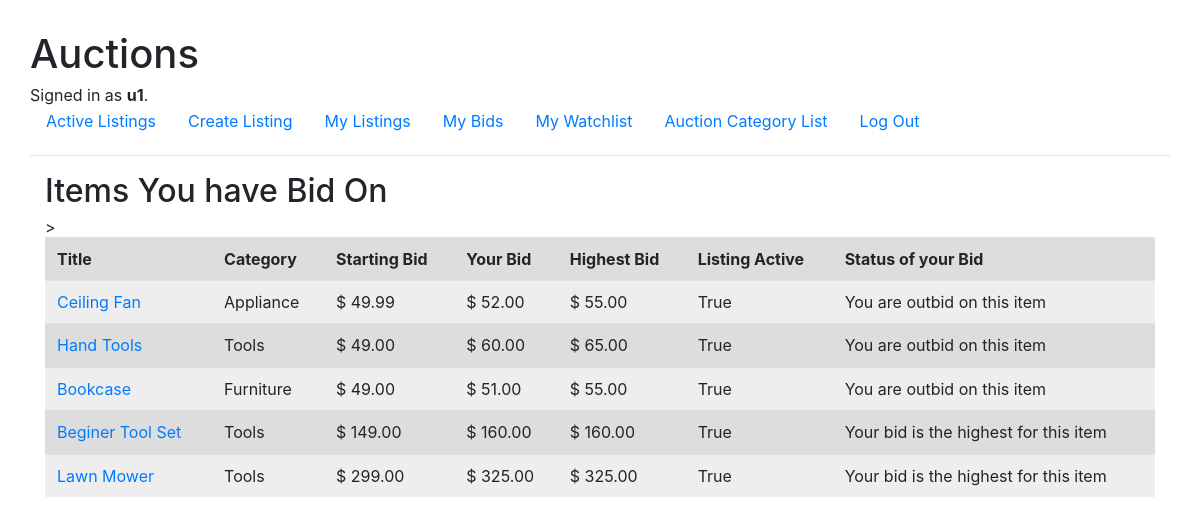
Page /bid/ (signed in) on the earlier database version.
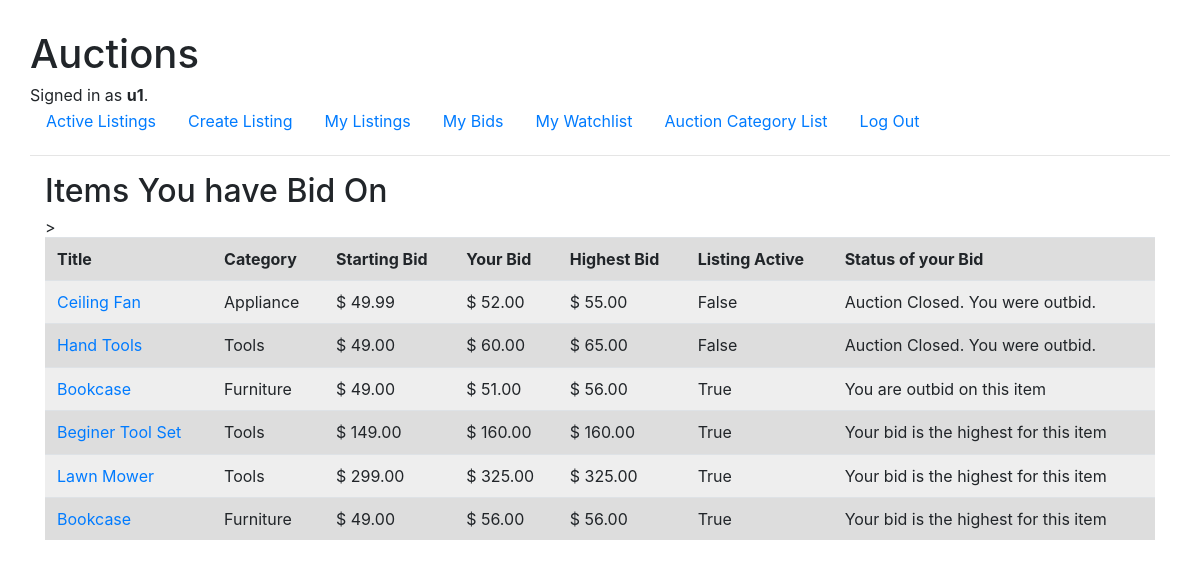
Same page on the later database version.
### auctions/models.py (models this page shows, shortened)
class User(AbstractUser):
    pass

class Bid(models.Model):
    user_id = models.ForeignKey(User, on_delete=models.CASCADE, related_query_name="buyer")
    title_id = models.ForeignKey(Listing, on_delete=models.CASCADE, related_name="item")
    bid_date = models.DateField(auto_now_add=True)
    bid_amount = models.DecimalField(max_digits=7, decimal_places=2)
    active = models.BooleanField(default=True)

class Listing(models.Model):
    title = models.CharField(max_length=32)
    description = models.CharField(max_length=256)
    starting_bid = models.DecimalField(max_digits=7, decimal_places=2)
    category = models.CharField(max_length=32)
    date_listed = models.DateField(auto_now_add=True)
    active = models.BooleanField(default=True)
    user_id = models.ForeignKey(User, on_delete=models.CASCADE, related_name="sellers")
    image = models.URLField(max_length=256, blank=True)
    bid_count = models.IntegerField(default=0)
    max_bid = models.DecimalField(max_digits=7, decimal_places=2, default=0.00)

### auctions/views.py (the view)
# urls.py: path("bid/", views.BidListView.as_view(), name="bid"),
class BidListView(LoginRequiredMixin, ListView):
    Model = Bid
    template_name = 'auctions/bid_list.html'
    contect_object_name = 'listing_list'
    login_url = 'login'
    def get_queryset(self):
        return Bid.objects.filter(user_id__username=self.request.user).distinct().select_related('title_id')
    def get_context_data(self, **kwargs):
        context = super(BidListView, self).get_context_data(**kwargs)
        context['PageTitle'] = 'Items You have Bid On'
        return context

### auctions/templates/auctions/bid_list.html
{% extends "auctions/layout.html" %}
{% block body %}
    <div class="container">
    {%  if PageTitle %}
        <h2>{{ PageTitle }}</h2>
    {% else %}
        <h2>Active Listings</h2>
    {% endif %}
    {% if bid_list %}
        <table class="table">
            <tr>
                <th class="span2">Title</th>
                <th class="span2">Category</th>
                <th class="span1">Starting Bid</th>
                <th class="span1">Your Bid</th>
                <th class="span1">Highest Bid</th>
                <th class="span1">Listing Active</th>>
                <th class="span4">Status of your Bid</th>
            </tr>
            {% for bid in bid_list %}
                <tr>
                    <td>
                        <a href="{% url 'detail' bid.title_id_id %}">{{ bid.title_id.title }}</a>
                    </td>
                    <td>{{ bid.title_id.category }}</td>
                    <td>$ {{ bid.title_id.starting_bid }}</td>
                    <td>$ {{ bid.bid_amount }}</td>
                    <td>$ {{ bid.title_id.max_bid }}</td>
                    <td>{{ bid.title_id.active }}</td>
                    <td>
                        {% if bid.title_id.active %}
                            {% if bid.bid_amount == bid.title_id.max_bid %}
                                Your bid is the highest for this item
                            {% else %}
                                You are outbid on this item
                            {% endif %}
                        {% else %}
                            {% if bid.bid_amount == bid.title_id.max_bid %}
                                <strong>You have won this auction</strong>
                            {% else %}
                                Auction Closed. You were outbid.
                            {% endif %}
                        {% endif %}
                    </td>
                </tr>
            {% endfor %}
        </table>
    {% else %}
        <p>No active listings found</p>
    {% endif %}
    </div>
{% endblock %}

### auctions/templates/auctions/layout.html (shortened to what this page needs)
{% load static %}
<!DOCTYPE html>
<html lang="en">
    <head>
        <link rel="stylesheet" href="https://stackpath.bootstrapcdn.com/bootstrap/4.4.1/css/bootstrap.min.css">
        <link href="{% static 'auctions/styles.css' %}" rel="stylesheet">
    </head>
    <body>
        <h1>Auctions</h1>
        <div>
            {% if user.is_authenticated %}
                Signed in as <strong>{{ user.username }}</strong>.
            {% else %}
                Not signed in.
            {% endif %}
        </div>
        <ul class="nav">
            <li class="nav-item">
                <a class="nav-link" href="{% url 'index' %}">Active Listings</a>
            </li>
            {% if user.is_authenticated %}
                <li class="nav-item">
                    <a class="nav-link" href="{% url 'create' %}">Create Listing</a>
                </li>
                <li class="nav-item">
                    <a class="nav-link" href="{% url 'index' %}?user={{ user.username }}">My Listings</a>
                </li>
                <li class="nav-item">
                    <a class="nav-link" href="{% url 'bid' %}">My Bids</a>
                </li>
                <li class="nav-item">
                    <a class="nav-link" href="{% url 'watchlist' %}">My Watchlist</a>
                </li>
                <li class="nav-item">
                    <a class="nav-link" href="{% url 'categorylist' %}">Auction Category List</a>
                </li>
                <li class="nav-item">
                    <a class="nav-link" href="{% url 'logout' %}">Log Out</a>
                </li>
            {% endif %}
        </ul>
        <hr>
        {% block body %}
        {% endblock %}
    </body>
</html>

### auctions/static/auctions/styles.css (style rules this page uses)
html { font-family: Arial, sans-serif; margin: 20px; padding: 10px; font-size: 16px; }
body { line-height: 1.15; }
table { width: 75%; border-collapse: collapse; padding: 5px; }
th, td { padding: 2px; text-align: left; }
tr:nth-child(even) { background: #eee; }
tr:nth-child(odd) { background: #ddd; }

Differences in the rows shown:
changed through a linked row, Bid "Ceiling Fan": title_id.active "True" → "False"; text "You are outbid on this item" → "Auction Closed. You were outbid."
changed through a linked row, Bid "Hand Tools": title_id.active "True" → "False"; text "You are outbid on this item" → "Auction Closed. You were outbid."
changed through a linked row, Bid (number 3 of 6 on the later page): title_id.max_bid "55.00" → "56.00"
added Bid: title_id "Bookcase", title_id.category "Furniture", title_id.starting_bid "49.00", bid_amount "56.00", title_id.max_bid "56.00", title_id.active "True", shows "Your bid is the highest for this item"
